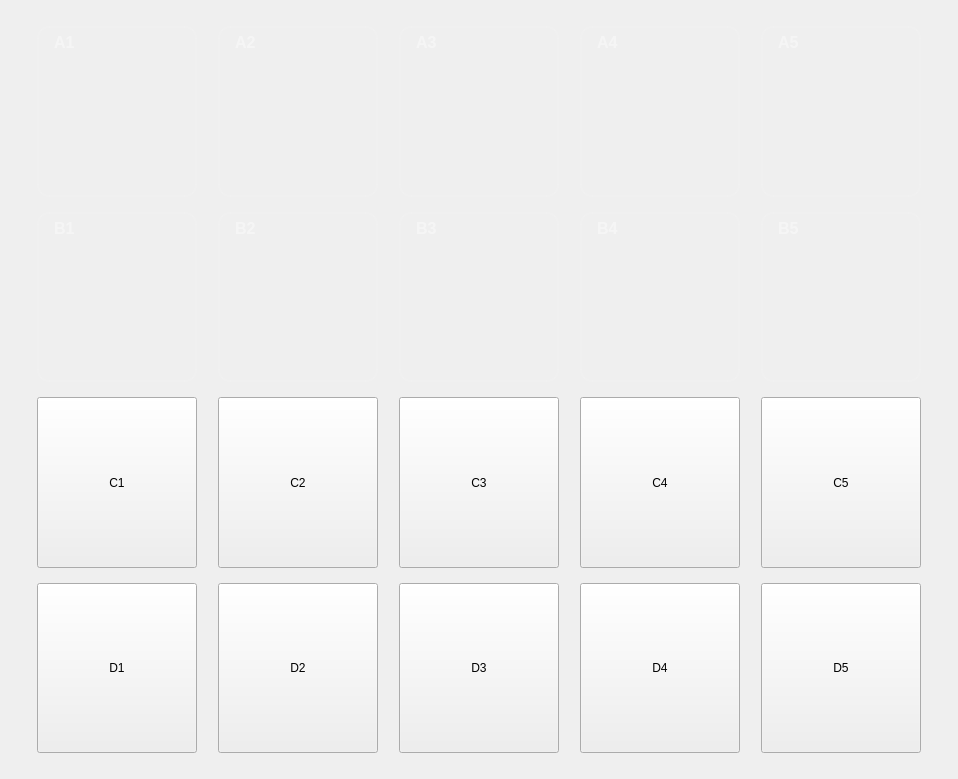
         <widget class="QWidget" name="scrollAreaWidgetContents">
          <property name="geometry">
           <rect>
            <x>0</x>
            <y>0</y>
            <width>958</width>
            <height>779</height>
           </rect>
          </property>
          <layout class="QVBoxLayout" name="verticalLayout_scroll">
           <item>
            <widget class="QFrame" name="frame_grid">
             <layout class="QVBoxLayout" name="verticalLayout_grid">
              <property name="leftMargin">
               <number>20</number>
              </property>
              <property name="topMargin">
               <number>15</number>
              </property>
              <property name="rightMargin">
               <number>20</number>
              </property>
              <property name="bottomMargin">
               <number>15</number>
              </property>
              <item>
               <layout class="QGridLayout" name="gridLayout_lockers">
                <property name="spacing">
                 <number>15</number>
                </property>
                <item row="0" column="0">
                 <widget class="QPushButton" name="btA1">
                  <property name="minimumSize">
                   <size>
                    <width>140</width>
                    <height>170</height>
                   </size>
                  </property>
                  <property name="maximumSize">
                   <size>
                    <width>160</width>
                    <height>190</height>
                   </size>
                  </property>
                  <property name="styleSheet">
                   <string notr="true">QPushButton {
    /* Mengatur teks tombol di kiri atas */
    text-align: left top;
    padding-left: 15px;
    padding-top: 5px;
    
    /* Font style untuk teks posisi */
    font-family: 'Inter', sans-serif;
    font-size: 16px;
    font-weight: bold;
    color: rgba(255, 255, 255, 0.4); /* Mengikuti warna samar 'A1' pada desain */

    /* Mengatur latar belakang tombol dengan Icon yang kamu punya */
    background-image: url(&quot;C:/Users/programmer/Documents/06. Project 2026/08. Gun storage/scr/assets/state/glock/lock/gl-full-lock.png&quot;);
    background-position: center;
    background-repeat: no-repeat;
    background-color: rgba(255, 255, 255, 0.03);
    border: 2px solid rgba(255, 255, 255, 0.06);
    border-radius: 12px;
}
QPushButton:hover {
    background-color: rgba(16, 185, 129, 0.15);
    border: 2px solid rgba(16, 185, 129, 0.30);
}
QPushButton:pressed {
    background-color: rgba(16, 185, 129, 0.30);
    border: 2px solid rgba(16, 185, 129, 0.50);
}</string>
                  </property>
                  <property name="text">
                   <string>A1</string>
                  </property>
                  <property name="icon">
                   <iconset>
                    <normaloff>../assets/gl-full.png</normaloff>../assets/gl-full.png</iconset>
                  </property>
                  <property name="iconSize">
                   <size>
                    <width>120</width>
                    <height>150</height>
                   </size>
                  </property>
                 </widget>
                </item>
                <item row="0" column="1">
                 <widget class="QPushButton" name="btA2">
                  <property name="minimumSize">
                   <size>
                    <width>140</width>
                    <height>170</height>
                   </size>
                  </property>
                  <property name="maximumSize">
                   <size>
                    <width>160</width>
                    <height>190</height>
                   </size>
                  </property>
                  <property name="styleSheet">
                   <string notr="true">QPushButton {
    /* Mengatur teks tombol di kiri atas */
    text-align: left top;
    padding-left: 15px;
    padding-top: 5px;
    
    /* Font style untuk teks posisi */
    font-family: 'Inter', sans-serif;
    font-size: 16px;
    font-weight: bold;
    color: rgba(255, 255, 255, 0.4); /* Mengikuti warna samar 'A1' pada desain */

    /* Mengatur latar belakang tombol dengan Icon yang kamu punya */
    background-image: url(&quot;C:/Users/programmer/Documents/06. Project 2026/08. Gun storage/scr/assets/state/glock/lock/gl-full-lock.png&quot;);
    background-position: center;
    background-repeat: no-repeat;
    background-color: rgba(255, 255, 255, 0.03);
    border: 2px solid rgba(255, 255, 255, 0.06);
    border-radius: 12px;
}
QPushButton:hover {
    background-color: rgba(16, 185, 129, 0.15);
    border: 2px solid rgba(16, 185, 129, 0.30);
}
QPushButton:pressed {
    background-color: rgba(16, 185, 129, 0.30);
    border: 2px solid rgba(16, 185, 129, 0.50);
}</string>
                  </property>
                  <property name="text">
                   <string>A2</string>
                  </property>
                  <property name="icon">
                   <iconset>
                    <normaloff>../assets/gl-full.png</normaloff>../assets/gl-full.png</iconset>
                  </property>
                  <property name="iconSize">
                   <size>
                    <width>120</width>
                    <height>150</height>
                   </size>
                  </property>
                 </widget>
                </item>
                <item row="0" column="2">
                 <widget class="QPushButton" name="btA3">
                  <property name="minimumSize">
                   <size>
                    <width>140</width>
                    <height>170</height>
                   </size>
                  </property>
                  <property name="maximumSize">
                   <size>
                    <width>160</width>
                    <height>190</height>
                   </size>
                  </property>
                  <property name="styleSheet">
                   <string notr="true">QPushButton {
    /* Mengatur teks tombol di kiri atas */
    text-align: left top;
    padding-left: 15px;
    padding-top: 5px;
    
    /* Font style untuk teks posisi */
    font-family: 'Inter', sans-serif;
    font-size: 16px;
    font-weight: bold;
    color: rgba(255, 255, 255, 0.4); /* Mengikuti warna samar 'A1' pada desain */

    /* Mengatur latar belakang tombol dengan Icon yang kamu punya */
    background-image: url(&quot;C:/Users/programmer/Documents/06. Project 2026/08. Gun storage/scr/assets/state/glock/lock/gl-empty-lock.png&quot;);
    background-position: center;
    background-repeat: no-repeat;
    background-color: rgba(255, 255, 255, 0.03);
    border: 2px solid rgba(255, 255, 255, 0.06);
    border-radius: 12px;
}

QPushButton:hover {
    background-color: rgba(220, 53, 69, 0.20);
    border: 2px solid rgba(220, 53, 69, 0.50);
}
QPushButton:pressed {
    background-color: rgba(220, 53, 69, 0.40);
    border: 2px solid rgba(220, 53, 69, 0.50);
}</string>
                  </property>
                  <property name="text">
                   <string>A3</string>
                  </property>
                  <property name="icon">
                   <iconset>
                    <normaloff>../assets/gl-empty.png</normaloff>../assets/gl-empty.png</iconset>
                  </property>
                  <property name="iconSize">
                   <size>
                    <width>120</width>
                    <height>150</height>
                   </size>
                  </property>
                 </widget>
                </item>
                <item row="0" column="3">
                 <widget class="QPushButton" name="btA4">
                  <property name="minimumSize">
                   <size>
                    <width>140</width>
                    <height>170</height>
                   </size>
                  </property>
                  <property name="maximumSize">
                   <size>
                    <width>160</width>
                    <height>190</height>
                   </size>
                  </property>
                  <property name="styleSheet">
                   <string notr="true">QPushButton {
    /* Mengatur teks tombol di kiri atas */
    text-align: left top;
    padding-left: 15px;
    padding-top: 5px;
    
    /* Font style untuk teks posisi */
    font-family: 'Inter', sans-serif;
    font-size: 16px;
    font-weight: bold;
    color: rgba(255, 255, 255, 0.4); /* Mengikuti warna samar 'A1' pada desain */

    /* Mengatur latar belakang tombol dengan Icon yang kamu punya */
    background-image: url(&quot;C:/Users/programmer/Documents/06. Project 2026/08. Gun storage/scr/assets/state/glock/lock/gl-full-lock.png&quot;);
    background-position: center;
    background-repeat: no-repeat;
    background-color: rgba(255, 255, 255, 0.03);
    border: 2px solid rgba(255, 255, 255, 0.06);
    border-radius: 12px;
}
QPushButton:hover {
    background-color: rgba(16, 185, 129, 0.15);
    border: 2px solid rgba(16, 185, 129, 0.30);
}
QPushButton:pressed {
    background-color: rgba(16, 185, 129, 0.30);
    border: 2px solid rgba(16, 185, 129, 0.50);
}</string>
                  </property>
                  <property name="text">
                   <string>A4</string>
                  </property>
                  <property name="icon">
                   <iconset>
                    <normaloff>../assets/full2.png</normaloff>../assets/full2.png</iconset>
                  </property>
                  <property name="iconSize">
                   <size>
                    <width>120</width>
                    <height>140</height>
                   </size>
                  </property>
                 </widget>
                </item>
                <item row="0" column="4">
                 <widget class="QPushButton" name="btA5">
                  <property name="minimumSize">
                   <size>
                    <width>140</width>
                    <height>170</height>
                   </size>
                  </property>
                  <property name="maximumSize">
                   <size>
                    <width>160</width>
                    <height>190</height>
                   </size>
                  </property>
                  <property name="styleSheet">
                   <string notr="true">QPushButton {
    /* Mengatur teks tombol di kiri atas */
    text-align: left top;
    padding-left: 15px;
    padding-top: 5px;
    
    /* Font style untuk teks posisi */
    font-family: 'Inter', sans-serif;
    font-size: 16px;
    font-weight: bold;
    color: rgba(255, 255, 255, 0.4); /* Mengikuti warna samar 'A1' pada desain */

    /* Mengatur latar belakang tombol dengan Icon yang kamu punya */
    background-image: url(&quot;C:/Users/programmer/Documents/06. Project 2026/08. Gun storage/scr/assets/state/glock/close-warning.png&quot;);
    background-position: center;
    background-repeat: no-repeat;
    background-color: rgba(255, 255, 255, 0.03);
    border: 2px solid rgba(255, 255, 255, 0.06);
    border-radius: 12px;
}
QPushButton:hover {
    background-color: rgba(16, 185, 129, 0.15);
    border: 2px solid rgba(16, 185, 129, 0.30);
}
QPushButton:pressed {
    background-color: rgba(16, 185, 129, 0.30);
    border: 2px solid rgba(16, 185, 129, 0.50);
}</string>
                  </property>
                  <property name="text">
                   <string>A5</string>
                  </property>
                  <property name="iconSize">
                   <size>
                    <width>140</width>
                    <height>170</height>
                   </size>
                  </property>
                 </widget>
                </item>
                <item row="1" column="0">
                 <widget class="QPushButton" name="btB1">
                  <property name="minimumSize">
                   <size>
                    <width>140</width>
                    <height>170</height>
                   </size>
                  </property>
                  <property name="maximumSize">
                   <size>
                    <width>160</width>
                    <height>190</height>
                   </size>
                  </property>
                  <property name="styleSheet">
                   <string notr="true">QPushButton {
    /* Mengatur teks tombol di kiri atas */
    text-align: left top;
    padding-left: 15px;
    padding-top: 5px;
    
    /* Font style untuk teks posisi */
    font-family: 'Inter', sans-serif;
    font-size: 16px;
    font-weight: bold;
    color: rgba(255, 255, 255, 0.4); /* Mengikuti warna samar 'A1' pada desain */

    /* Mengatur latar belakang tombol dengan Icon yang kamu punya */
    background-image: url(&quot;C:/Users/programmer/Documents/06. Project 2026/08. Gun storage/scr/assets/state/glock/lock/gl-half-lock.png&quot;);
    background-position: center;
    background-repeat: no-repeat;
    background-color: rgba(255, 255, 255, 0.03);
    border: 2px solid rgba(255, 255, 255, 0.06);
    border-radius: 12px;
}

QPushButton:hover {
    background-color: rgba(248, 214, 19, 0.15);
    border: 2px solid rgba(248, 214, 19, 0.6);
}
QPushButton:pressed {
    background-color: rgba(248, 214, 19, 0.30);
    border: 2px solid rgba(248, 214, 19, 0.60);
}</string>
                  </property>
                  <property name="text">
                   <string>B1</string>
                  </property>
                  <property name="iconSize">
                   <size>
                    <width>120</width>
                    <height>150</height>
                   </size>
                  </property>
                 </widget>
                </item>
                <item row="1" column="1">
                 <widget class="QPushButton" name="btB2">
                  <property name="minimumSize">
                   <size>
                    <width>140</width>
                    <height>170</height>
                   </size>
                  </property>
                  <property name="maximumSize">
                   <size>
                    <width>160</width>
                    <height>190</height>
                   </size>
                  </property>
                  <property name="styleSheet">
                   <string notr="true">QPushButton {
    /* Mengatur teks tombol di kiri atas */
    text-align: left top;
    padding-left: 15px;
    padding-top: 5px;
    
    /* Font style untuk teks posisi */
    font-family: 'Inter', sans-serif;
    font-size: 16px;
    font-weight: bold;
    color: rgba(255, 255, 255, 0.4); /* Mengikuti warna samar 'A1' pada desain */

    /* Mengatur latar belakang tombol dengan Icon yang kamu punya */
    background-image: url(&quot;C:/Users/programmer/Documents/06. Project 2026/08. Gun storage/scr/assets/state/glock/lock/gl-half-lock.png&quot;);
    background-position: center;
    background-repeat: no-repeat;
    background-color: rgba(255, 255, 255, 0.03);
    border: 2px solid rgba(255, 255, 255, 0.06);
    border-radius: 12px;
}

QPushButton:hover {
    background-color: rgba(248, 214, 19, 0.15);
    border: 2px solid rgba(248, 214, 19, 0.6);
}
QPushButton:pressed {
    background-color: rgba(248, 214, 19, 0.30);
    border: 2px solid rgba(248, 214, 19, 0.60);
}</string>
                  </property>
                  <property name="text">
                   <string>B2</string>
                  </property>
                  <property name="iconSize">
                   <size>
                    <width>120</width>
                    <height>150</height>
                   </size>
                  </property>
                 </widget>
                </item>
                <item row="1" column="2">
                 <widget class="QPushButton" name="btB3">
                  <property name="minimumSize">
                   <size>
                    <width>140</width>
                    <height>170</height>
                   </size>
                  </property>
                  <property name="maximumSize">
                   <size>
                    <width>160</width>
                    <height>190</height>
                   </size>
                  </property>
                  <property name="styleSheet">
                   <string notr="true">QPushButton {
    /* Mengatur teks tombol di kiri atas */
    text-align: left top;
    padding-left: 15px;
    padding-top: 5px;
    
    /* Font style untuk teks posisi */
    font-family: 'Inter', sans-serif;
    font-size: 16px;
    font-weight: bold;
    color: rgba(255, 255, 255, 0.4); /* Mengikuti warna samar 'A1' pada desain */

    /* Mengatur latar belakang tombol dengan Icon yang kamu punya */
    background-image: url(&quot;C:/Users/programmer/Documents/06. Project 2026/08. Gun storage/scr/assets/state/glock/lock/gl-empty-lock.png&quot;);
    background-position: center;
    background-repeat: no-repeat;
    background-color: rgba(255, 255, 255, 0.03);
    border: 2px solid rgba(255, 255, 255, 0.06);
    border-radius: 12px;
}

QPushButton:hover {
    background-color: rgba(220, 53, 69, 0.20);
    border: 2px solid rgba(220, 53, 69, 0.50);
}
QPushButton:pressed {
    background-color: rgba(220, 53, 69, 0.40);
    border: 2px solid rgba(220, 53, 69, 0.50);
}</string>
                  </property>
                  <property name="text">
                   <string>B3</string>
                  </property>
                  <property name="icon">
                   <iconset>
                    <normaloff>../assets/gl-empty.png</normaloff>../assets/gl-empty.png</iconset>
                  </property>
                  <property name="iconSize">
                   <size>
                    <width>120</width>
                    <height>150</height>
                   </size>
                  </property>
                 </widget>
                </item>
                <item row="1" column="3">
                 <widget class="QPushButton" name="btB4">
                  <property name="minimumSize">
                   <size>
                    <width>140</width>
                    <height>170</height>
                   </size>
                  </property>
                  <property name="maximumSize">
                   <size>
                    <width>160</width>
                    <height>190</height>
                   </size>
                  </property>
                  <property name="styleSheet">
                   <string notr="true">QPushButton {
    /* Mengatur teks tombol di kiri atas */
    text-align: left top;
    padding-left: 15px;
    padding-top: 5px;
    
    /* Font style untuk teks posisi */
    font-family: 'Inter', sans-serif;
    font-size: 16px;
    font-weight: bold;
    color: rgba(255, 255, 255, 0.4); /* Mengikuti warna samar 'A1' pada desain */

    /* Mengatur latar belakang tombol dengan Icon yang kamu punya */
    background-image: url(&quot;C:/Users/programmer/Documents/06. Project 2026/08. Gun storage/scr/assets/state/glock/lock/gl-full-lock.png&quot;);
    background-position: center;
    background-repeat: no-repeat;
    background-color: rgba(255, 255, 255, 0.03);
    border: 2px solid rgba(255, 255, 255, 0.06);
    border-radius: 12px;
}
QPushButton:hover {
    background-color: rgba(16, 185, 129, 0.15);
    border: 2px solid rgba(16, 185, 129, 0.30);
}
QPushButton:pressed {
    background-color: rgba(16, 185, 129, 0.30);
    border: 2px solid rgba(16, 185, 129, 0.50);
}</string>
                  </property>
                  <property name="text">
                   <string>B4</string>
                  </property>
                  <property name="icon">
                   <iconset>
                    <normaloff>../assets/gl-full.png</normaloff>../assets/gl-full.png</iconset>
                  </property>
                  <property name="iconSize">
                   <size>
                    <width>120</width>
                    <height>150</height>
                   </size>
                  </property>
                 </widget>
                </item>
                <item row="1" column="4">
                 <widget class="QPushButton" name="btB5">
                  <property name="minimumSize">
                   <size>
                    <width>140</width>
                    <height>170</height>
                   </size>
                  </property>
                  <property name="maximumSize">
                   <size>
                    <width>160</width>
                    <height>190</height>
                   </size>
                  </property>
                  <property name="styleSheet">
                   <string notr="true">QPushButton {
    /* Mengatur teks tombol di kiri atas */
    text-align: left top;
    padding-left: 15px;
    padding-top: 5px;
    
    /* Font style untuk teks posisi */
    font-family: 'Inter', sans-serif;
    font-size: 16px;
    font-weight: bold;
    color: rgba(255, 255, 255, 0.4); /* Mengikuti warna samar 'A1' pada desain */

    /* Mengatur latar belakang tombol dengan Icon yang kamu punya */
    background-image: url(&quot;C:/Users/programmer/Documents/06. Project 2026/08. Gun storage/scr/assets/state/glock/lock/gl-half-lock.png&quot;);
    background-position: center;
    background-repeat: no-repeat;
    background-color: rgba(255, 255, 255, 0.03);
    border: 2px solid rgba(255, 255, 255, 0.06);
    border-radius: 12px;
}

QPushButton:hover {
    background-color: rgba(248, 214, 19, 0.15);
    border: 2px solid rgba(248, 214, 19, 0.6);
}
QPushButton:pressed {
    background-color: rgba(248, 214, 19, 0.30);
    border: 2px solid rgba(248, 214, 19, 0.60);
}</string>
                  </property>
                  <property name="text">
                   <string>B5</string>
                  </property>
                  <property name="iconSize">
                   <size>
                    <width>20</width>
                    <height>20</height>
                   </size>
                  </property>
                 </widget>
                </item>
                <item row="2" column="0">
                 <widget class="QPushButton" name="btC1">
                  <property name="minimumSize">
                   <size>
                    <width>140</width>
                    <height>170</height>
                   </size>
                  </property>
                  <property name="maximumSize">
                   <size>
                    <width>160</width>
                    <height>190</height>
                   </size>
                  </property>
                  <property name="text">
                   <string>C1</string>
                  </property>
                  <property name="icon">
                   <iconset>
                    <normaloff>../assets/status/C1-empty.png</normaloff>../assets/status/C1-empty.png</iconset>
                  </property>
                  <property name="iconSize">
                   <size>
                    <width>120</width>
                    <height>140</height>
                   </size>
                  </property>
                 </widget>
                </item>
                <item row="2" column="1">
                 <widget class="QPushButton" name="btC2">
                  <property name="minimumSize">
                   <size>
                    <width>140</width>
                    <height>170</height>
                   </size>
                  </property>
                  <property name="maximumSize">
                   <size>
                    <width>160</width>
                    <height>190</height>
                   </size>
                  </property>
                  <property name="text">
                   <string>C2</string>
                  </property>
                  <property name="icon">
                   <iconset>
                    <normaloff>../assets/status/C2-empty.png</normaloff>../assets/status/C2-empty.png</iconset>
                  </property>
                  <property name="iconSize">
                   <size>
                    <width>120</width>
                    <height>140</height>
                   </size>
                  </property>
                 </widget>
                </item>
                <item row="2" column="2">
                 <widget class="QPushButton" name="btC3">
                  <property name="minimumSize">
                   <size>
                    <width>140</width>
                    <height>170</height>
                   </size>
                  </property>
                  <property name="maximumSize">
                   <size>
                    <width>160</width>
                    <height>190</height>
                   </size>
                  </property>
                  <property name="text">
                   <string>C3</string>
                  </property>
                  <property name="icon">
                   <iconset>
                    <normaloff>../assets/status/C3-empty.png</normaloff>../assets/status/C3-empty.png</iconset>
                  </property>
                  <property name="iconSize">
                   <size>
                    <width>120</width>
                    <height>140</height>
                   </size>
                  </property>
                 </widget>
                </item>
                <item row="2" column="3">
                 <widget class="QPushButton" name="btC4">
                  <property name="minimumSize">
                   <size>
                    <width>140</width>
                    <height>170</height>
                   </size>
                  </property>
                  <property name="maximumSize">
                   <size>
                    <width>160</width>
                    <height>190</height>
                   </size>
                  </property>
                  <property name="text">
                   <string>C4</string>
                  </property>
                  <property name="icon">
                   <iconset>
                    <normaloff>../assets/status/C4-empty.png</normaloff>../assets/status/C4-empty.png</iconset>
                  </property>
                  <property name="iconSize">
                   <size>
                    <width>120</width>
                    <height>140</height>
                   </size>
                  </property>
                 </widget>
                </item>
                <item row="2" column="4">
                 <widget class="QPushButton" name="btC5">
                  <property name="minimumSize">
                   <size>
                    <width>140</width>
                    <height>170</height>
                   </size>
                  </property>
                  <property name="maximumSize">
                   <size>
                    <width>160</width>
                    <height>190</height>
                   </size>
                  </property>
                  <property name="text">
                   <string>C5</string>
                  </property>
                  <property name="icon">
                   <iconset>
                    <normaloff>../assets/status/C5-empty.png</normaloff>../assets/status/C5-empty.png</iconset>
                  </property>
                  <property name="iconSize">
                   <size>
                    <width>120</width>
                    <height>140</height>
                   </size>
                  </property>
                 </widget>
                </item>
                <item row="3" column="0">
                 <widget class="QPushButton" name="btD1">
                  <property name="minimumSize">
                   <size>
                    <width>140</width>
                    <height>170</height>
                   </size>
                  </property>
                  <property name="maximumSize">
                   <size>
                    <width>160</width>
                    <height>190</height>
                   </size>
                  </property>
                  <property name="text">
                   <string>D1</string>
                  </property>
                  <property name="icon">
                   <iconset>
                    <normaloff>../assets/status/D1-empty.png</normaloff>../assets/status/D1-empty.png</iconset>
                  </property>
                  <property name="iconSize">
                   <size>
                    <width>120</width>
                    <height>140</height>
                   </size>
                  </property>
                 </widget>
                </item>
                <item row="3" column="1">
                 <widget class="QPushButton" name="btD2">
                  <property name="minimumSize">
                   <size>
                    <width>140</width>
                    <height>170</height>
                   </size>
                  </property>
                  <property name="maximumSize">
                   <size>
                    <width>160</width>
                    <height>190</height>
                   </size>
                  </property>
                  <property name="text">
                   <string>D2</string>
                  </property>
                  <property name="icon">
                   <iconset>
                    <normaloff>../assets/status/D2-empty.png</normaloff>../assets/status/D2-empty.png</iconset>
                  </property>
                  <property name="iconSize">
                   <size>
                    <width>120</width>
                    <height>140</height>
                   </size>
                  </property>
                 </widget>
                </item>
                <item row="3" column="2">
                 <widget class="QPushButton" name="btD3">
                  <property name="minimumSize">
                   <size>
                    <width>140</width>
                    <height>170</height>
                   </size>
                  </property>
                  <property name="maximumSize">
                   <size>
                    <width>160</width>
                    <height>190</height>
                   </size>
                  </property>
                  <property name="text">
                   <string>D3</string>
                  </property>
                  <property name="icon">
                   <iconset>
                    <normaloff>../assets/status/D3-empty.png</normaloff>../assets/status/D3-empty.png</iconset>
                  </property>
                  <property name="iconSize">
                   <size>
                    <width>120</width>
                    <height>140</height>
                   </size>
                  </property>
                 </widget>
                </item>
                <item row="3" column="3">
                 <widget class="QPushButton" name="btD4">
                  <property name="minimumSize">
                   <size>
                    <width>140</width>
                    <height>170</height>
                   </size>
                  </property>
                  <property name="maximumSize">
                   <size>
                    <width>160</width>
                    <height>190</height>
                   </size>
                  </property>
                  <property name="text">
                   <string>D4</string>
                  </property>
                  <property name="icon">
                   <iconset>
                    <normaloff>../assets/status/D4-empty.png</normaloff>../assets/status/D4-empty.png</iconset>
                  </property>
                  <property name="iconSize">
                   <size>
                    <width>120</width>
                    <height>140</height>
                   </size>
                  </property>
                 </widget>
                </item>
                <item row="3" column="4">
                 <widget class="QPushButton" name="btD5">
                  <property name="minimumSize">
                   <size>
                    <width>140</width>
                    <height>170</height>
                   </size>
                  </property>
                  <property name="maximumSize">
                   <size>
                    <width>160</width>
                    <height>190</height>
                   </size>
                  </property>
                  <property name="text">
                   <string>D5</string>
                  </property>
                  <property name="icon">
                   <iconset>
                    <normaloff>../assets/status/D5-empty.png</normaloff>../assets/status/D5-empty.png</iconset>
                  </property>
                  <property name="iconSize">
                   <size>
                    <width>120</width>
                    <height>140</height>
                   </size>
                  </property>
                 </widget>
                </item>
               </layout>
              </item>
             </layout>
            </widget>
           </item>
          </layout>
         </widget>
